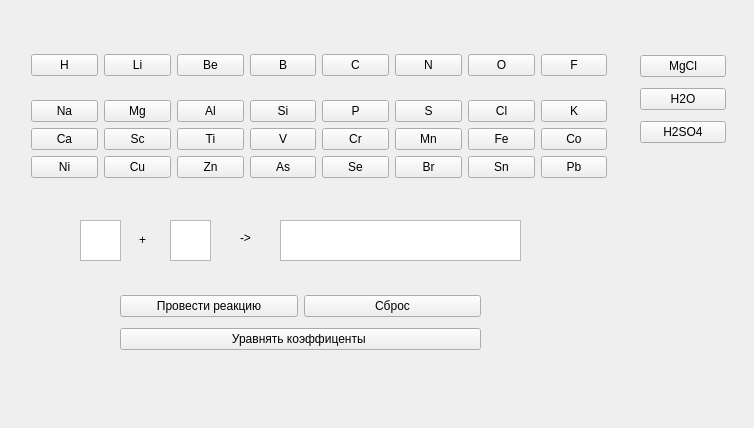
<?xml version="1.0" encoding="UTF-8"?>
<ui version="4.0">
 <class>MainWindow</class>
 <widget class="QMainWindow" name="MainWindow">
  <property name="geometry">
   <rect>
    <x>0</x>
    <y>0</y>
    <width>754</width>
    <height>428</height>
   </rect>
  </property>
  <property name="maximumSize">
   <size>
    <width>754</width>
    <height>428</height>
   </size>
  </property>
  <property name="windowTitle">
   <string>MainWindow</string>
  </property>
  <widget class="QWidget" name="centralwidget">
   <property name="minimumSize">
    <size>
     <width>754</width>
     <height>428</height>
    </size>
   </property>
   <property name="maximumSize">
    <size>
     <width>754</width>
     <height>428</height>
    </size>
   </property>
   <widget class="QTextBrowser" name="textBrowser">
    <property name="geometry">
     <rect>
      <x>280</x>
      <y>220</y>
      <width>241</width>
      <height>41</height>
     </rect>
    </property>
   </widget>
   <widget class="QWidget" name="layoutWidget">
    <property name="geometry">
     <rect>
      <x>31</x>
      <y>37</y>
      <width>576</width>
      <height>141</height>
     </rect>
    </property>
    <layout class="QGridLayout" name="gridLayout">
     <item row="0" column="0" rowspan="2">
      <widget class="QPushButton" name="pushButton_H">
       <property name="text">
        <string>H</string>
       </property>
       <attribute name="buttonGroup">
        <string notr="true">buttonGroup_1</string>
       </attribute>
      </widget>
     </item>
     <item row="0" column="1" rowspan="2">
      <widget class="QPushButton" name="pushButton_Li">
       <property name="text">
        <string>Li</string>
       </property>
       <attribute name="buttonGroup">
        <string notr="true">buttonGroup_1</string>
       </attribute>
      </widget>
     </item>
     <item row="0" column="2" rowspan="2">
      <widget class="QPushButton" name="pushButton_Be">
       <property name="text">
        <string>Be</string>
       </property>
       <attribute name="buttonGroup">
        <string notr="true">buttonGroup_1</string>
       </attribute>
      </widget>
     </item>
     <item row="0" column="3" rowspan="2">
      <widget class="QPushButton" name="pushButton_B">
       <property name="text">
        <string>B</string>
       </property>
       <attribute name="buttonGroup">
        <string notr="true">buttonGroup_1</string>
       </attribute>
      </widget>
     </item>
     <item row="0" column="4" rowspan="2">
      <widget class="QPushButton" name="pushButton_C">
       <property name="text">
        <string>C</string>
       </property>
       <attribute name="buttonGroup">
        <string notr="true">buttonGroup_1</string>
       </attribute>
      </widget>
     </item>
     <item row="0" column="7" rowspan="2">
      <widget class="QPushButton" name="pushButton_F">
       <property name="text">
        <string>F</string>
       </property>
       <attribute name="buttonGroup">
        <string notr="true">buttonGroup_1</string>
       </attribute>
      </widget>
     </item>
     <item row="2" column="1">
      <widget class="QPushButton" name="pushButton_Mg">
       <property name="text">
        <string>Mg</string>
       </property>
       <attribute name="buttonGroup">
        <string notr="true">buttonGroup_1</string>
       </attribute>
      </widget>
     </item>
     <item row="2" column="0">
      <widget class="QPushButton" name="pushButton_Na">
       <property name="text">
        <string>Na</string>
       </property>
       <attribute name="buttonGroup">
        <string notr="true">buttonGroup_1</string>
       </attribute>
      </widget>
     </item>
     <item row="2" column="7">
      <widget class="QPushButton" name="pushButton_K">
       <property name="text">
        <string>K</string>
       </property>
       <attribute name="buttonGroup">
        <string notr="true">buttonGroup_1</string>
       </attribute>
      </widget>
     </item>
     <item row="3" column="0">
      <widget class="QPushButton" name="pushButton_Ca">
       <property name="text">
        <string>Ca</string>
       </property>
       <attribute name="buttonGroup">
        <string notr="true">buttonGroup_1</string>
       </attribute>
      </widget>
     </item>
     <item row="3" column="1">
      <widget class="QPushButton" name="pushButton_Sc">
       <property name="text">
        <string>Sc</string>
       </property>
       <attribute name="buttonGroup">
        <string notr="true">buttonGroup_1</string>
       </attribute>
      </widget>
     </item>
     <item row="3" column="2">
      <widget class="QPushButton" name="pushButton_Ti">
       <property name="text">
        <string>Ti</string>
       </property>
       <attribute name="buttonGroup">
        <string notr="true">buttonGroup_1</string>
       </attribute>
      </widget>
     </item>
     <item row="4" column="5">
      <widget class="QPushButton" name="pushButton_Br">
       <property name="text">
        <string>Br</string>
       </property>
       <attribute name="buttonGroup">
        <string notr="true">buttonGroup_1</string>
       </attribute>
      </widget>
     </item>
     <item row="4" column="6">
      <widget class="QPushButton" name="pushButton_Sn">
       <property name="text">
        <string>Sn</string>
       </property>
       <attribute name="buttonGroup">
        <string notr="true">buttonGroup_1</string>
       </attribute>
      </widget>
     </item>
     <item row="4" column="7">
      <widget class="QPushButton" name="pushButton_Pb">
       <property name="text">
        <string>Pb</string>
       </property>
       <attribute name="buttonGroup">
        <string notr="true">buttonGroup_1</string>
       </attribute>
      </widget>
     </item>
     <item row="4" column="3">
      <widget class="QPushButton" name="pushButton_As">
       <property name="text">
        <string>As</string>
       </property>
       <attribute name="buttonGroup">
        <string notr="true">buttonGroup_1</string>
       </attribute>
      </widget>
     </item>
     <item row="0" column="5" rowspan="2">
      <widget class="QPushButton" name="pushButton_N">
       <property name="styleSheet">
        <string notr="true"/>
       </property>
       <property name="text">
        <string>N</string>
       </property>
       <attribute name="buttonGroup">
        <string notr="true">buttonGroup_1</string>
       </attribute>
      </widget>
     </item>
     <item row="0" column="6" rowspan="2">
      <widget class="QPushButton" name="pushButton_O">
       <property name="text">
        <string>O</string>
       </property>
       <attribute name="buttonGroup">
        <string notr="true">buttonGroup_1</string>
       </attribute>
      </widget>
     </item>
     <item row="3" column="3">
      <widget class="QPushButton" name="pushButton_V">
       <property name="text">
        <string>V</string>
       </property>
       <attribute name="buttonGroup">
        <string notr="true">buttonGroup_1</string>
       </attribute>
      </widget>
     </item>
     <item row="3" column="4">
      <widget class="QPushButton" name="pushButton_Cr">
       <property name="text">
        <string>Cr</string>
       </property>
       <attribute name="buttonGroup">
        <string notr="true">buttonGroup_1</string>
       </attribute>
      </widget>
     </item>
     <item row="3" column="5">
      <widget class="QPushButton" name="pushButton_Mn">
       <property name="text">
        <string>Mn</string>
       </property>
       <attribute name="buttonGroup">
        <string notr="true">buttonGroup_1</string>
       </attribute>
      </widget>
     </item>
     <item row="3" column="6">
      <widget class="QPushButton" name="pushButton_Fe">
       <property name="text">
        <string>Fe</string>
       </property>
       <attribute name="buttonGroup">
        <string notr="true">buttonGroup_1</string>
       </attribute>
      </widget>
     </item>
     <item row="3" column="7">
      <widget class="QPushButton" name="pushButton_Co">
       <property name="text">
        <string>Co</string>
       </property>
       <attribute name="buttonGroup">
        <string notr="true">buttonGroup_1</string>
       </attribute>
      </widget>
     </item>
     <item row="4" column="0">
      <widget class="QPushButton" name="pushButton_Ni">
       <property name="text">
        <string>Ni</string>
       </property>
       <attribute name="buttonGroup">
        <string notr="true">buttonGroup_1</string>
       </attribute>
      </widget>
     </item>
     <item row="4" column="1">
      <widget class="QPushButton" name="pushButton_Cu">
       <property name="text">
        <string>Cu</string>
       </property>
       <attribute name="buttonGroup">
        <string notr="true">buttonGroup_1</string>
       </attribute>
      </widget>
     </item>
     <item row="4" column="2">
      <widget class="QPushButton" name="pushButton_Zn">
       <property name="text">
        <string>Zn</string>
       </property>
       <attribute name="buttonGroup">
        <string notr="true">buttonGroup_1</string>
       </attribute>
      </widget>
     </item>
     <item row="4" column="4">
      <widget class="QPushButton" name="pushButton_Se">
       <property name="text">
        <string>Se</string>
       </property>
       <attribute name="buttonGroup">
        <string notr="true">buttonGroup_1</string>
       </attribute>
      </widget>
     </item>
     <item row="2" column="2">
      <widget class="QPushButton" name="pushButton_Al">
       <property name="text">
        <string>Al</string>
       </property>
       <attribute name="buttonGroup">
        <string notr="true">buttonGroup_1</string>
       </attribute>
      </widget>
     </item>
     <item row="2" column="3">
      <widget class="QPushButton" name="pushButton_Si">
       <property name="text">
        <string>Si</string>
       </property>
       <attribute name="buttonGroup">
        <string notr="true">buttonGroup_1</string>
       </attribute>
      </widget>
     </item>
     <item row="2" column="4">
      <widget class="QPushButton" name="pushButton_P">
       <property name="text">
        <string>P</string>
       </property>
       <attribute name="buttonGroup">
        <string notr="true">buttonGroup_1</string>
       </attribute>
      </widget>
     </item>
     <item row="2" column="5">
      <widget class="QPushButton" name="pushButton_S">
       <property name="text">
        <string>S</string>
       </property>
       <attribute name="buttonGroup">
        <string notr="true">buttonGroup_1</string>
       </attribute>
      </widget>
     </item>
     <item row="2" column="6">
      <widget class="QPushButton" name="pushButton_Cl">
       <property name="text">
        <string>Cl</string>
       </property>
       <attribute name="buttonGroup">
        <string notr="true">buttonGroup_1</string>
       </attribute>
      </widget>
     </item>
    </layout>
   </widget>
   <widget class="QTextBrowser" name="textBrowser_2">
    <property name="geometry">
     <rect>
      <x>80</x>
      <y>220</y>
      <width>41</width>
      <height>41</height>
     </rect>
    </property>
   </widget>
   <widget class="QLabel" name="label">
    <property name="geometry">
     <rect>
      <x>240</x>
      <y>230</y>
      <width>16</width>
      <height>16</height>
     </rect>
    </property>
    <property name="text">
     <string>-&gt;</string>
    </property>
   </widget>
   <widget class="QTextBrowser" name="textBrowser_3">
    <property name="geometry">
     <rect>
      <x>170</x>
      <y>220</y>
      <width>41</width>
      <height>41</height>
     </rect>
    </property>
   </widget>
   <widget class="QLabel" name="label_2">
    <property name="geometry">
     <rect>
      <x>139</x>
      <y>230</y>
      <width>16</width>
      <height>20</height>
     </rect>
    </property>
    <property name="text">
     <string>+</string>
    </property>
   </widget>
   <widget class="QWidget" name="layoutWidget">
    <property name="geometry">
     <rect>
      <x>640</x>
      <y>50</y>
      <width>86</width>
      <height>100</height>
     </rect>
    </property>
    <layout class="QVBoxLayout" name="verticalLayout">
     <item>
      <widget class="QPushButton" name="pushButton_MgCl">
       <property name="text">
        <string>MgCl</string>
       </property>
       <attribute name="buttonGroup">
        <string notr="true">buttonGroup_2</string>
       </attribute>
      </widget>
     </item>
     <item>
      <widget class="QPushButton" name="pushButton_H2O">
       <property name="text">
        <string>H2O</string>
       </property>
       <attribute name="buttonGroup">
        <string notr="true">buttonGroup_2</string>
       </attribute>
      </widget>
     </item>
     <item>
      <widget class="QPushButton" name="pushButton_H2SO4">
       <property name="text">
        <string>H2SO4</string>
       </property>
       <attribute name="buttonGroup">
        <string notr="true">buttonGroup_2</string>
       </attribute>
      </widget>
     </item>
    </layout>
   </widget>
   <widget class="QWidget" name="">
    <property name="geometry">
     <rect>
      <x>120</x>
      <y>290</y>
      <width>361</width>
      <height>66</height>
     </rect>
    </property>
    <layout class="QGridLayout" name="gridLayout_2">
     <item row="0" column="0">
      <widget class="QPushButton" name="pushButton">
       <property name="text">
        <string>Провести реакцию</string>
       </property>
      </widget>
     </item>
     <item row="0" column="1">
      <widget class="QPushButton" name="pushButton_2">
       <property name="text">
        <string>Сброс</string>
       </property>
      </widget>
     </item>
     <item row="1" column="0" colspan="2">
      <widget class="QPushButton" name="pushButton_3">
       <property name="text">
        <string>Уравнять коэффиценты </string>
       </property>
      </widget>
     </item>
    </layout>
   </widget>
  </widget>
 </widget>
 <resources/>
 <connections/>
 <buttongroups>
  <buttongroup name="buttonGroup_2"/>
  <buttongroup name="buttonGroup_1"/>
 </buttongroups>
</ui>
